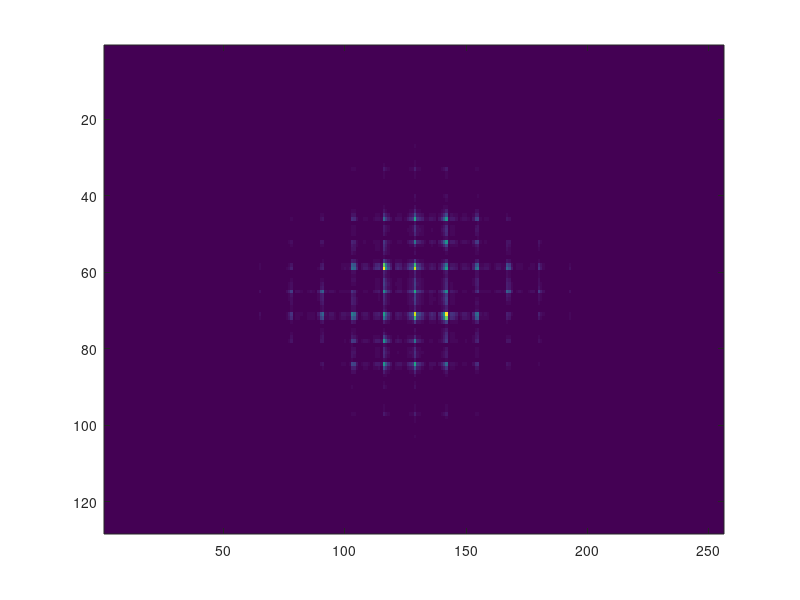

Reproduce this figure in MATLAB.
clc;
clear all;
close all;

Fs = 1e3;            % Sampling frequency                    
T = 1/Fs;             % Sampling period       
L = 1500;             % Length of signal i.e. 1.5 secs
t = (0:L-1)*T;        % Time vector

%% 2D signal
S = 2*cos(2*pi*77*t) +  2*cos(2*pi*43*t);

% Corrupt the signal with noise 
X = S + 2*randn(size(t));

% The 2-D Fourier transform is useful for processing 2-D signals and other 2-D data such as images.
% Create and plot 2-D data with repeated blocks.
P = peaks(20);
X = repmat(P,[5 10]);
imagesc(X)

%% 2-D Transform
% TODO : Compute the 2-D Fourier transform of the data.  
signalFFT = fft2(X);
%Shift the zero-frequency component to the center of the output, and 
% plot the resulting 100-by-200 matrix, which is the same size as X.
imagesc(abs(fftshift(signalFFT)))

%% Pad X with zeros to compute a 128-by-256 transform.
Y = fft2(X,2^nextpow2(100),2^nextpow2(200));
imagesc(abs(fftshift(Y)));
